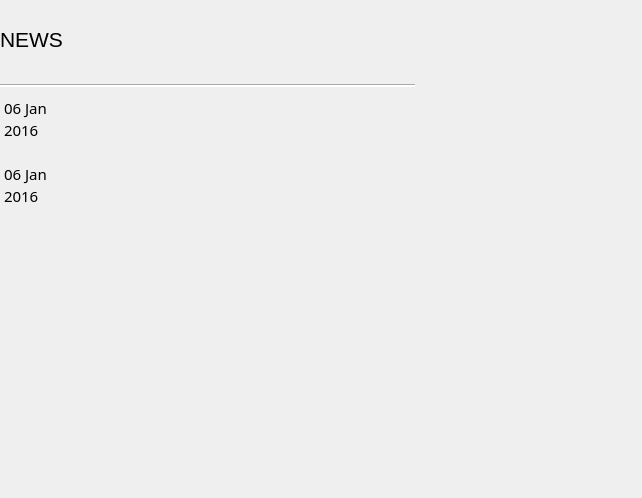
<?xml version="1.0" encoding="UTF-8"?>
<ui version="4.0">
 <class>Form</class>
 <widget class="QWidget" name="Form">
  <property name="geometry">
   <rect>
    <x>0</x>
    <y>0</y>
    <width>642</width>
    <height>498</height>
   </rect>
  </property>
  <property name="windowTitle">
   <string>Form</string>
  </property>
  <widget class="QWidget" name="layoutWidget">
   <property name="geometry">
    <rect>
     <x>0</x>
     <y>0</y>
     <width>602</width>
     <height>219</height>
    </rect>
   </property>
   <layout class="QVBoxLayout" name="verticalLayout">
    <item>
     <widget class="QLabel" name="label">
      <property name="font">
       <font>
        <pointsize>16</pointsize>
       </font>
      </property>
      <property name="text">
       <string>NEWS</string>
      </property>
     </widget>
    </item>
    <item>
     <widget class="Line" name="line">
      <property name="maximumSize">
       <size>
        <width>415</width>
        <height>16777215</height>
       </size>
      </property>
      <property name="styleSheet">
       <string notr="true">background-color:white</string>
      </property>
      <property name="orientation">
       <enum>Qt::Horizontal</enum>
      </property>
     </widget>
    </item>
    <item>
     <widget class="QTextBrowser" name="titleBrowser">
      <property name="maximumSize">
       <size>
        <width>99999</width>
        <height>60</height>
       </size>
      </property>
      <property name="font">
       <font>
        <family>Microsoft JhengHei Light</family>
        <pointsize>11</pointsize>
       </font>
      </property>
      <property name="styleSheet">
       <string notr="true">font-size:11pt;font-family:&quot;Microsoft JhengHei Light&quot;;background-color:transparent</string>
      </property>
      <property name="frameShape">
       <enum>QFrame::NoFrame</enum>
      </property>
      <property name="frameShadow">
       <enum>QFrame::Plain</enum>
      </property>
      <property name="lineWidth">
       <number>0</number>
      </property>
      <property name="verticalScrollBarPolicy">
       <enum>Qt::ScrollBarAlwaysOff</enum>
      </property>
      <property name="horizontalScrollBarPolicy">
       <enum>Qt::ScrollBarAlwaysOff</enum>
      </property>
      <property name="html">
       <string>&lt;!DOCTYPE HTML PUBLIC &quot;-//W3C//DTD HTML 4.0//EN&quot; &quot;http://www.w3.org/TR/REC-html40/strict.dtd&quot;&gt;
&lt;html&gt;&lt;head&gt;&lt;meta name=&quot;qrichtext&quot; content=&quot;1&quot; /&gt;&lt;style type=&quot;text/css&quot;&gt;
p, li { white-space: pre-wrap; }
&lt;/style&gt;&lt;/head&gt;&lt;body style=&quot; font-family:'Microsoft JhengHei Light'; font-size:11pt; font-weight:400; font-style:normal;&quot;&gt;
&lt;p style=&quot; margin-top:0px; margin-bottom:0px; margin-left:0px; margin-right:0px; -qt-block-indent:0; text-indent:0px;&quot;&gt;06 Jan&lt;/p&gt;
&lt;p style=&quot; margin-top:0px; margin-bottom:0px; margin-left:0px; margin-right:0px; -qt-block-indent:0; text-indent:0px;&quot;&gt;2016&lt;/p&gt;&lt;/body&gt;&lt;/html&gt;</string>
      </property>
     </widget>
    </item>
    <item>
     <widget class="QTextBrowser" name="descBrowser">
      <property name="maximumSize">
       <size>
        <width>99999</width>
        <height>60</height>
       </size>
      </property>
      <property name="font">
       <font>
        <family>Microsoft JhengHei Light</family>
        <pointsize>11</pointsize>
       </font>
      </property>
      <property name="styleSheet">
       <string notr="true">font-size:11pt;font-family:&quot;Microsoft JhengHei Light&quot;;background-color:transparent</string>
      </property>
      <property name="frameShape">
       <enum>QFrame::NoFrame</enum>
      </property>
      <property name="frameShadow">
       <enum>QFrame::Plain</enum>
      </property>
      <property name="lineWidth">
       <number>0</number>
      </property>
      <property name="verticalScrollBarPolicy">
       <enum>Qt::ScrollBarAlwaysOff</enum>
      </property>
      <property name="horizontalScrollBarPolicy">
       <enum>Qt::ScrollBarAlwaysOff</enum>
      </property>
      <property name="html">
       <string>&lt;!DOCTYPE HTML PUBLIC &quot;-//W3C//DTD HTML 4.0//EN&quot; &quot;http://www.w3.org/TR/REC-html40/strict.dtd&quot;&gt;
&lt;html&gt;&lt;head&gt;&lt;meta name=&quot;qrichtext&quot; content=&quot;1&quot; /&gt;&lt;style type=&quot;text/css&quot;&gt;
p, li { white-space: pre-wrap; }
&lt;/style&gt;&lt;/head&gt;&lt;body style=&quot; font-family:'Microsoft JhengHei Light'; font-size:11pt; font-weight:400; font-style:normal;&quot;&gt;
&lt;p style=&quot; margin-top:0px; margin-bottom:0px; margin-left:0px; margin-right:0px; -qt-block-indent:0; text-indent:0px;&quot;&gt;06 Jan&lt;/p&gt;
&lt;p style=&quot; margin-top:0px; margin-bottom:0px; margin-left:0px; margin-right:0px; -qt-block-indent:0; text-indent:0px;&quot;&gt;2016&lt;/p&gt;&lt;/body&gt;&lt;/html&gt;</string>
      </property>
     </widget>
    </item>
   </layout>
  </widget>
 </widget>
 <resources/>
 <connections/>
</ui>
